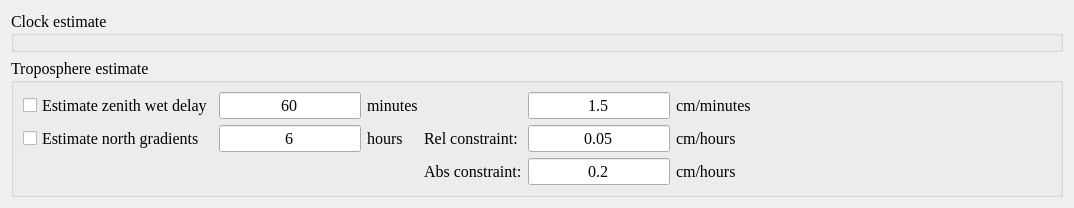
      <widget class="QWidget" name="page_est_clktrp">
       <layout class="QVBoxLayout" name="verticalLayout_21">
        <item>
         <widget class="QGroupBox" name="groupBox_6">
          <property name="sizePolicy">
           <sizepolicy hsizetype="Preferred" vsizetype="Preferred">
            <horstretch>0</horstretch>
            <verstretch>0</verstretch>
           </sizepolicy>
          </property>
          <property name="font">
           <font>
            <family>Times New Roman</family>
            <pointsize>12</pointsize>
            <weight>50</weight>
            <bold>false</bold>
           </font>
          </property>
          <property name="title">
           <string>Clock estimate</string>
          </property>
          <widget class="QWidget" name="layoutWidget">
           <property name="geometry">
            <rect>
             <x>20</x>
             <y>40</y>
             <width>1071</width>
             <height>51</height>
            </rect>
           </property>
           <layout class="QHBoxLayout" name="horizontalLayout_35">
            <item>
             <widget class="QCheckBox" name="checkBox_est_clk">
              <property name="text">
               <string>Estimate Clock</string>
              </property>
             </widget>
            </item>
            <item>
             <spacer name="horizontalSpacer_38">
              <property name="orientation">
               <enum>Qt::Horizontal</enum>
              </property>
              <property name="sizeHint" stdset="0">
               <size>
                <width>40</width>
                <height>20</height>
               </size>
              </property>
             </spacer>
            </item>
            <item>
             <layout class="QHBoxLayout" name="horizontalLayout_22">
              <item>
               <widget class="QLineEdit" name="lineEdit_clk_interval">
                <property name="text">
                 <string>60</string>
                </property>
                <property name="alignment">
                 <set>Qt::AlignCenter</set>
                </property>
               </widget>
              </item>
              <item>
               <widget class="QLabel" name="label_20">
                <property name="text">
                 <string>minutes</string>
                </property>
               </widget>
              </item>
             </layout>
            </item>
            <item>
             <spacer name="horizontalSpacer_39">
              <property name="orientation">
               <enum>Qt::Horizontal</enum>
              </property>
              <property name="sizeHint" stdset="0">
               <size>
                <width>40</width>
                <height>20</height>
               </size>
              </property>
             </spacer>
            </item>
            <item>
             <layout class="QHBoxLayout" name="horizontalLayout_21">
              <item>
               <widget class="QLineEdit" name="lineEdit_clk_constr">
                <property name="text">
                 <string>1.3</string>
                </property>
                <property name="alignment">
                 <set>Qt::AlignCenter</set>
                </property>
               </widget>
              </item>
              <item>
               <widget class="QLabel" name="label_21">
                <property name="text">
                 <string>cm/minutes</string>
                </property>
               </widget>
              </item>
             </layout>
            </item>
            <item>
             <spacer name="horizontalSpacer_37">
              <property name="orientation">
               <enum>Qt::Horizontal</enum>
              </property>
              <property name="sizeHint" stdset="0">
               <size>
                <width>40</width>
                <height>20</height>
               </size>
              </property>
             </spacer>
            </item>
            <item>
             <layout class="QHBoxLayout" name="horizontalLayout_20">
              <item>
               <widget class="QLabel" name="label_26">
                <property name="text">
                 <string>Polynomial Num:</string>
                </property>
               </widget>
              </item>
              <item>
               <widget class="QComboBox" name="comboBox_clk_order">
                <item>
                 <property name="text">
                  <string>0</string>
                 </property>
                </item>
                <item>
                 <property name="text">
                  <string>1</string>
                 </property>
                </item>
                <item>
                 <property name="text">
                  <string>2</string>
                 </property>
                </item>
                <item>
                 <property name="text">
                  <string>3</string>
                 </property>
                </item>
                <item>
                 <property name="text">
                  <string>4</string>
                 </property>
                </item>
                <item>
                 <property name="text">
                  <string>5</string>
                 </property>
                </item>
               </widget>
              </item>
             </layout>
            </item>
           </layout>
          </widget>
         </widget>
        </item>
        <item>
         <widget class="QGroupBox" name="groupBox_7">
          <property name="sizePolicy">
           <sizepolicy hsizetype="Preferred" vsizetype="Preferred">
            <horstretch>0</horstretch>
            <verstretch>0</verstretch>
           </sizepolicy>
          </property>
          <property name="font">
           <font>
            <family>Times New Roman</family>
            <pointsize>12</pointsize>
            <weight>50</weight>
            <bold>false</bold>
           </font>
          </property>
          <property name="title">
           <string>Troposphere estimate</string>
          </property>
          <layout class="QHBoxLayout" name="horizontalLayout_23">
           <item>
            <layout class="QGridLayout" name="gridLayout_4">
             <item row="0" column="0">
              <widget class="QCheckBox" name="checkBox_est_wet">
               <property name="text">
                <string>Estimate zenith wet delay</string>
               </property>
              </widget>
             </item>
             <item row="0" column="1">
              <widget class="QLineEdit" name="lineEdit_wet_interval">
               <property name="text">
                <string>60</string>
               </property>
               <property name="alignment">
                <set>Qt::AlignCenter</set>
               </property>
              </widget>
             </item>
             <item row="0" column="2">
              <widget class="QLabel" name="label_27">
               <property name="text">
                <string>minutes</string>
               </property>
              </widget>
             </item>
             <item row="0" column="4">
              <widget class="QLineEdit" name="lineEdit_wet_constr">
               <property name="text">
                <string>1.5</string>
               </property>
               <property name="alignment">
                <set>Qt::AlignCenter</set>
               </property>
              </widget>
             </item>
             <item row="0" column="5">
              <widget class="QLabel" name="label_31">
               <property name="text">
                <string>cm/minutes</string>
               </property>
              </widget>
             </item>
             <item row="1" column="0">
              <widget class="QCheckBox" name="checkBox_est_grad">
               <property name="text">
                <string>Estimate north gradients</string>
               </property>
              </widget>
             </item>
             <item row="1" column="1">
              <widget class="QLineEdit" name="lineEdit_grad_interval">
               <property name="text">
                <string>6</string>
               </property>
               <property name="alignment">
                <set>Qt::AlignCenter</set>
               </property>
              </widget>
             </item>
             <item row="1" column="2">
              <widget class="QLabel" name="label_32">
               <property name="text">
                <string>hours</string>
               </property>
              </widget>
             </item>
             <item row="1" column="3">
              <widget class="QLabel" name="label_10">
               <property name="text">
                <string>Rel constraint:</string>
               </property>
              </widget>
             </item>
             <item row="1" column="4">
              <widget class="QLineEdit" name="lineEdit_grad_relconstr">
               <property name="text">
                <string>0.05</string>
               </property>
               <property name="alignment">
                <set>Qt::AlignCenter</set>
               </property>
              </widget>
             </item>
             <item row="1" column="5">
              <widget class="QLabel" name="label_33">
               <property name="text">
                <string>cm/hours</string>
               </property>
              </widget>
             </item>
             <item row="2" column="3">
              <widget class="QLabel" name="label_16">
               <property name="text">
                <string>Abs constraint:</string>
               </property>
              </widget>
             </item>
             <item row="2" column="4">
              <widget class="QLineEdit" name="lineEdit_grad_absconstr">
               <property name="text">
                <string>0.2</string>
               </property>
               <property name="alignment">
                <set>Qt::AlignCenter</set>
               </property>
              </widget>
             </item>
             <item row="2" column="5">
              <widget class="QLabel" name="label_34">
               <property name="text">
                <string>cm/hours</string>
               </property>
              </widget>
             </item>
            </layout>
           </item>
           <item>
            <spacer name="horizontalSpacer_10">
             <property name="orientation">
              <enum>Qt::Horizontal</enum>
             </property>
             <property name="sizeType">
              <enum>QSizePolicy::Fixed</enum>
             </property>
             <property name="sizeHint" stdset="0">
              <size>
               <width>300</width>
               <height>20</height>
              </size>
             </property>
            </spacer>
           </item>
          </layout>
         </widget>
        </item>
       </layout>
      </widget>
